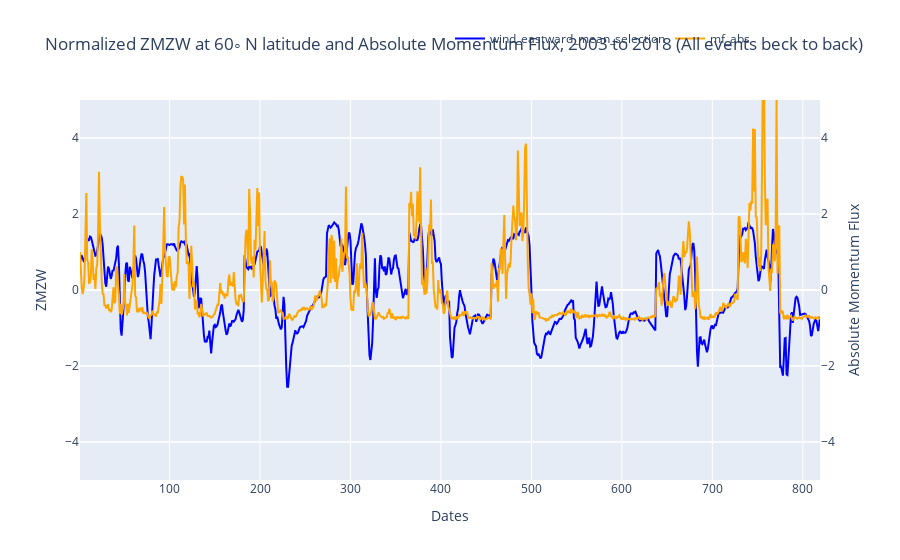

The notebook cell saved with this chart:
### Code cell
# Calculate avs and stds to plot over time for all ssw
avgs = df.mean()
devs = df.std()

for col in ['mf_abs', 'wind_eastward_mean_cos']:
    df[col] = (df[col] - avgs.loc[col]) / devs.loc[col]

# =================================================================================================
# Plot normalized absolute Momemtum flux and ZMZW with Plotly
# =================================================================================================

fig = go.Figure()

fig.add_trace(go.Scatter(x=df['index_'], y=df['wind_eastward_mean_cos'], name='wind_eastward_mean_selection', line=dict(color='blue')))
fig.add_trace(go.Scatter(x=df['index_'], y=df['mf_abs'], name='mf_abs', line=dict(color='orange'), yaxis='y2'))

# Set layout
fig.update_layout(
    yaxis=dict(
        range=[-5, 5],
        title='ZMZW'
    )
    ,yaxis2=dict(
        range=[-5, 5],
        title='Absolute Momentum Flux',
        side='right',
        overlaying='y'
    )
    ,xaxis=dict(title='Dates'),
    title=f'Normalized ZMZW at 60◦ N latitude and Absolute Momentum Flux, 2003 to 2018 (All events beck to back)',
    legend=dict(orientation="h", y=1.2, x=0.5))

# Show the plot
fig.show()

### Figure 1 — Plotly figure (JSON) as saved in the notebook; plotly's stock layout.template omitted (floating-point values rounded to 4 significant figures; data arrays with more than 128 entries replaced by an {"elided": "..."} marker saying what was removed)
{"data": [{"line": {"color": "blue"}, "name": "wind_eastward_mean_selection", "type": "scatter", "x": {"elided": "813 int values"}, "y": {"elided": "813 float values"}}, {"line": {"color": "orange"}, "name": "mf_abs", "type": "scatter", "x": {"elided": "813 int values"}, "y": {"elided": "813 float values"}, "yaxis": "y2"}], "layout": {"legend": {"orientation": "h", "x": 0.5, "y": 1.2}, "title": {"text": "Normalized ZMZW at 60◦ N latitude and Absolute Momentum Flux, 2003 to 2018 (All events beck to back)"}, "xaxis": {"title": {"text": "Dates"}}, "yaxis": {"range": [-5, 5], "title": {"text": "ZMZW"}}, "yaxis2": {"overlaying": "y", "range": [-5, 5], "side": "right", "title": {"text": "Absolute Momentum Flux"}}}}
